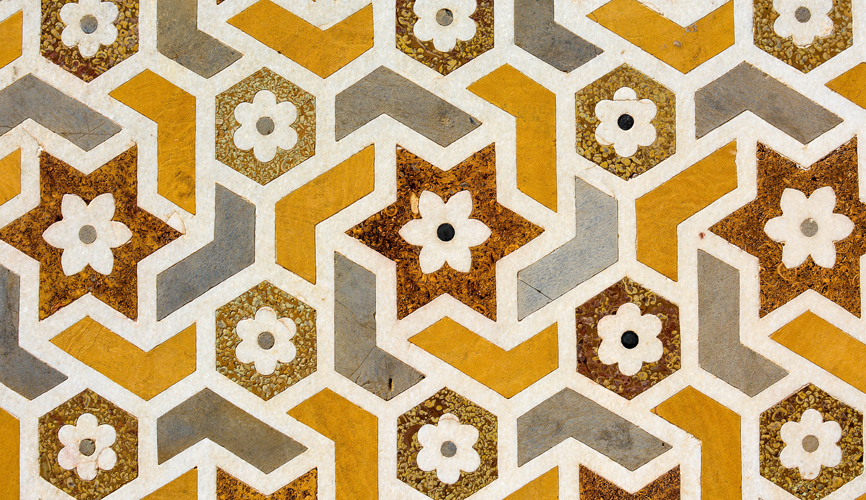
#> input picture input_images/test1.jpg, 866 x 500 px
$ python main.py
#> lines starting #> are read from the running program, lines starting #| are printed output that depends on the picture; after the words box and inside, x2 and y2 are one past the last pixel; in counts of white or black regions, pixels touching at a corner belong together
import cv2
import numpy as np
import os
# from hed_colourify import create_hed_coloring_sheet

def colouring_imageify(input_image_path):
#> called with input_image_path = 'input_images/test1.jpg'
    img = cv2.imread(input_image_path)
#> img is the input picture: shape (500, 866, 3); mean B, G, R 123.2, 166.2, 193.3

    if img is None:
        raise ValueError("Image not found.")

    # Remove any colour from the image
    grey = cv2.cvtColor(img, cv2.COLOR_BGR2GRAY)
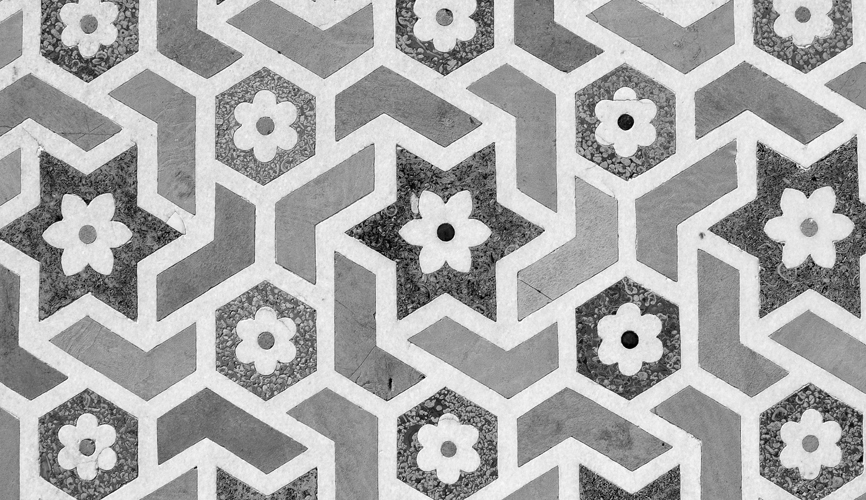
#> grey: shape (500, 866); min 0, max 255, mean 169.4

    clahe = cv2.createCLAHE(clipLimit=5.0, tileGridSize=(100,100))
    enhanced_grey = clahe.apply(grey)
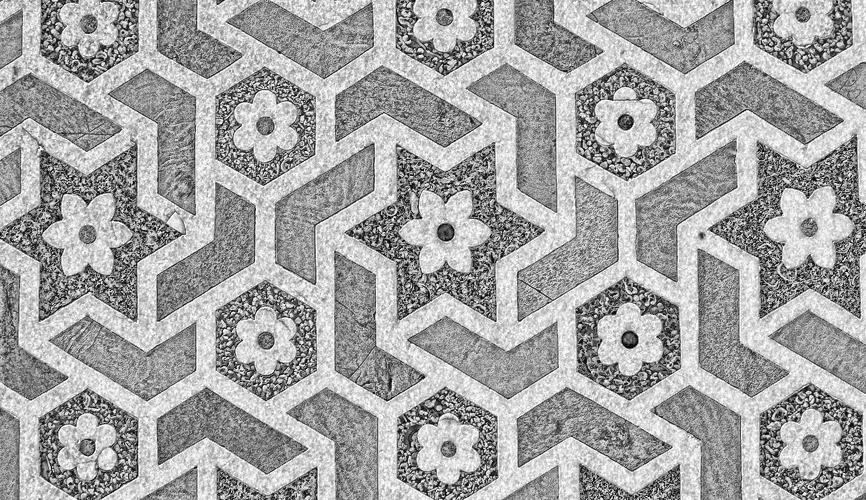
#> enhanced_grey: shape (500, 866); min 6, max 255, mean 164

    # smooth = cv2.bilateralFilter(grey, 9, 75, 75)
    # smooth = cv2.GaussianBlur(grey, (5, 5), 0)
    smooth = cv2.bilateralFilter(enhanced_grey, 9, 75, 75)
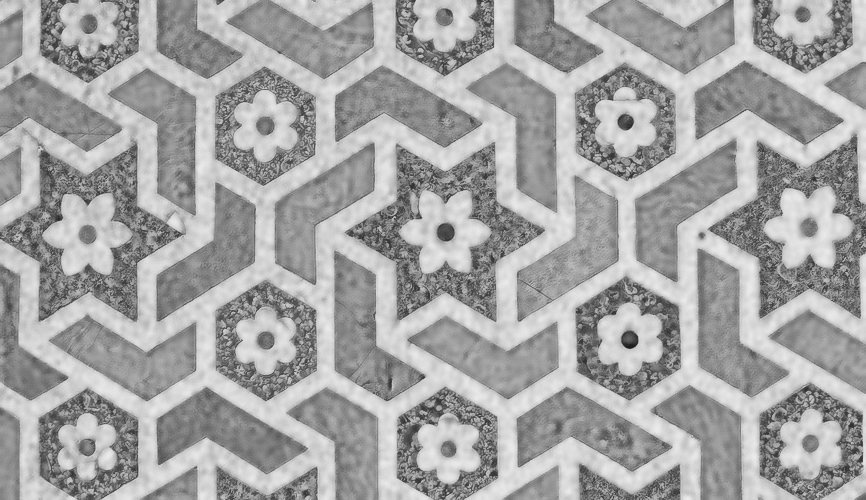
#> smooth: shape (500, 866); min 28, max 237, mean 164.5

    # Extract edges from the greyscale image
    edges = cv2.Canny(smooth, 30, 100)
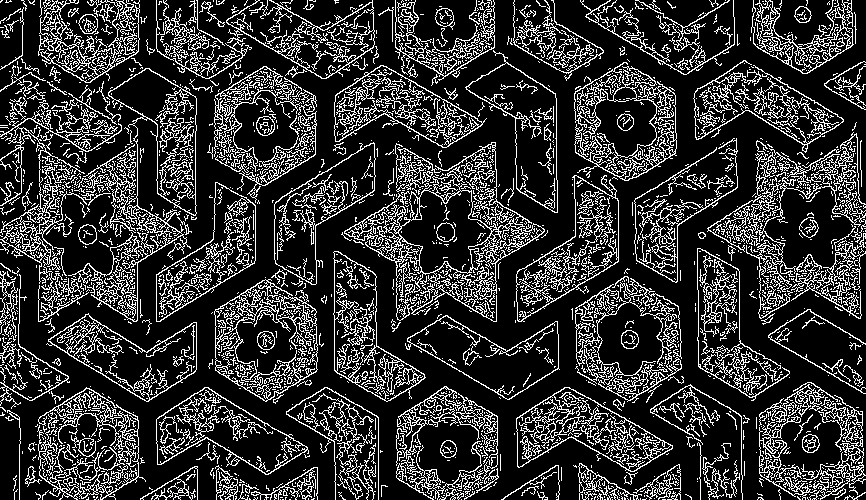
#> edges: shape (500, 866); 20.3% white in thin lines or dots

    kernel = np.ones((3,3), np.uint8)
    dilated = cv2.dilate(edges, kernel, iterations=1)
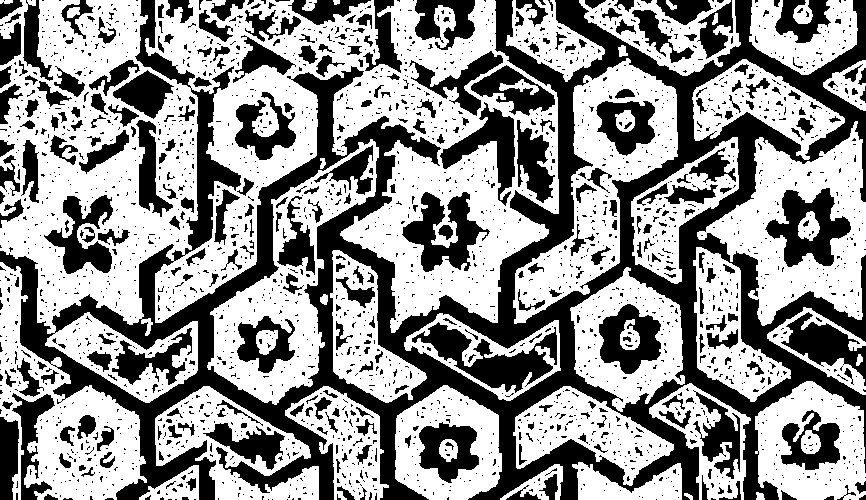
#> dilated: shape (500, 866); 57.7% white; 2441 black regions (2122 under 20 px)

    clean_canvas = np.ones_like(img) * 255

    # Find the "paths" of the edges
    contours, _ = cv2.findContours(dilated, cv2.RETR_LIST, cv2.CHAIN_APPROX_SIMPLE)
#> contours = 2749 contours, 2329 with area under 20; largest, box (x1, y1, x2, y2) and area: (0, 0, 559, 403) 132976, (697, 121, 866, 326) 18649, (207, 139, 379, 405) 17714, (513, 58, 678, 324) 17703, (0, 262, 147, 500) 14750

    for cnt in contours:
        if cv2.arcLength(cnt, True) < 15:
            continue

        # Calculate how much to "straighten" the line
        # Increase the 0.01 factor for straighter/simpler lines
        epsilon = 0.002 * cv2.arcLength(cnt, True)
        approx = cv2.approxPolyDP(cnt, epsilon, True)

        # Draw the straightened lines onto our white canvas
        cv2.drawContours(clean_canvas, [approx], -1, (0), thickness=1)
#> this loop made 2749 passes
#> cnt on passes 1 to 3: [[677, 497], [678, 496], [679, 497], [678, 498]], [[641, 497], [642, 496], [643, 497], [642, 498]], [[638, 496], [639, 495], [640, 496], [639, 497]]
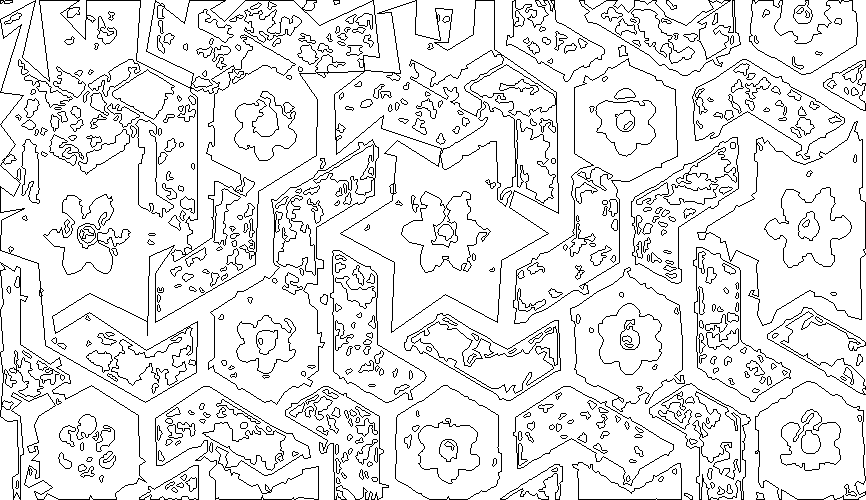
#> clean_canvas: shape (500, 866, 3); 90.8% white; black in thin lines or dots

    # colouring = 255 - clean_canvas

    filename = os.path.basename(input_image_path)
    name_part = os.path.splitext(filename)[0]
    output_filename = name_part + "_out.png"

    output_dir = "output_images"

    if not os.path.exists(output_dir):
        os.makedirs(output_dir)


    output_image_path = os.path.join(output_dir, output_filename)
    # cv2.imwrite(output_image_path, clean_canvas)
    cv2.imwrite(output_image_path, edges)
    # cv2.imwrite(output_image_path, enhanced_grey)

if __name__ == "__main__":
    colouring_imageify("input_images/test1.jpg")
